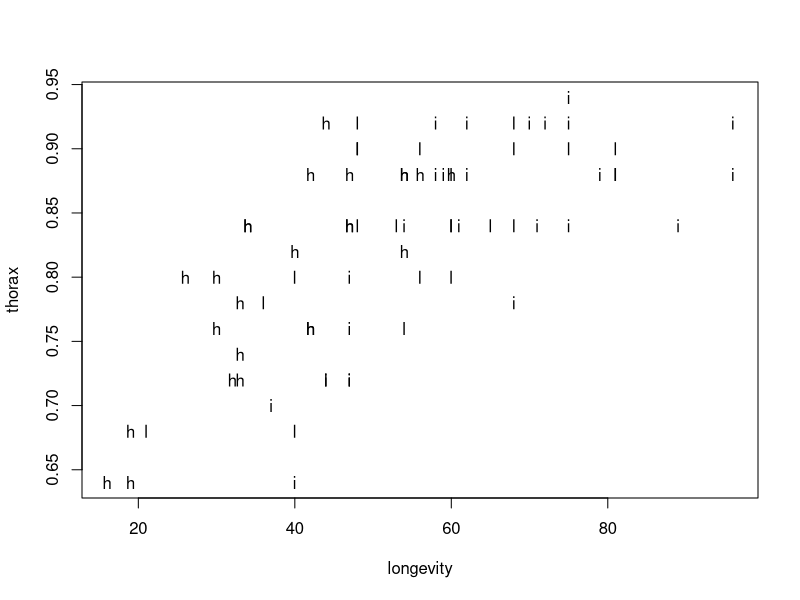
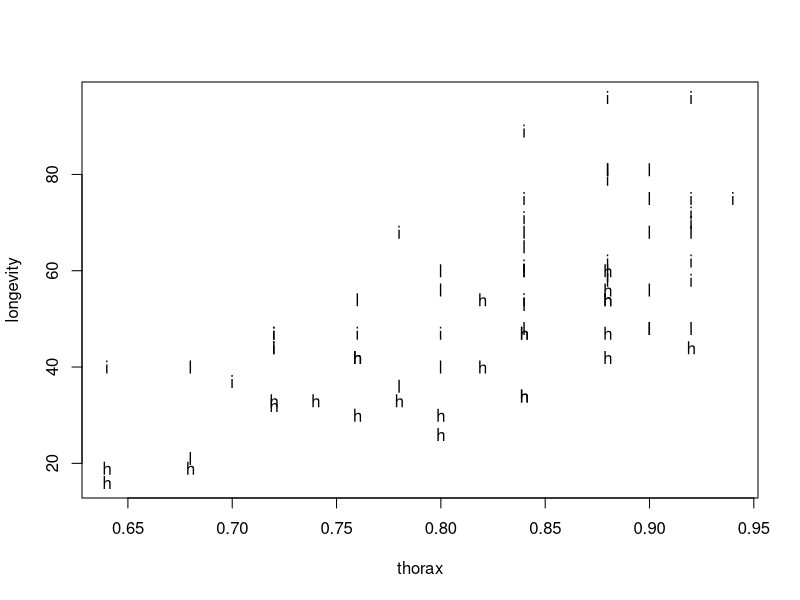
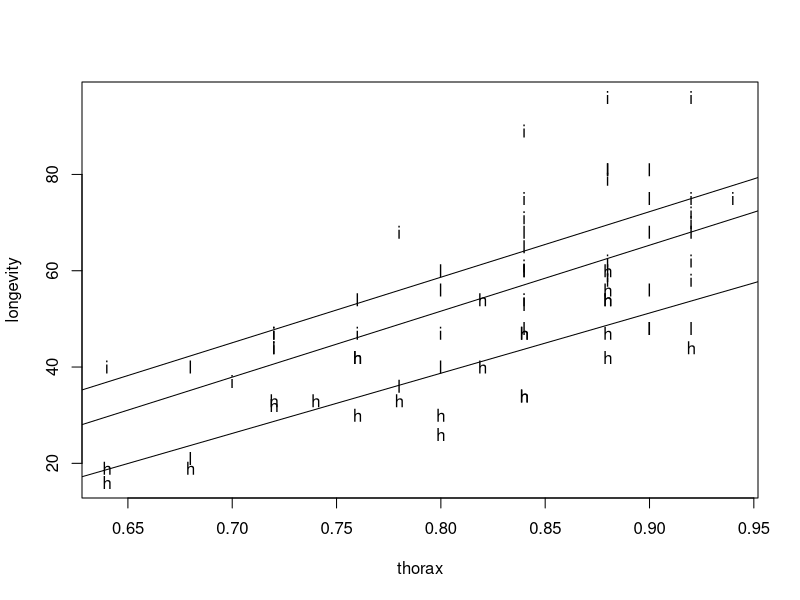
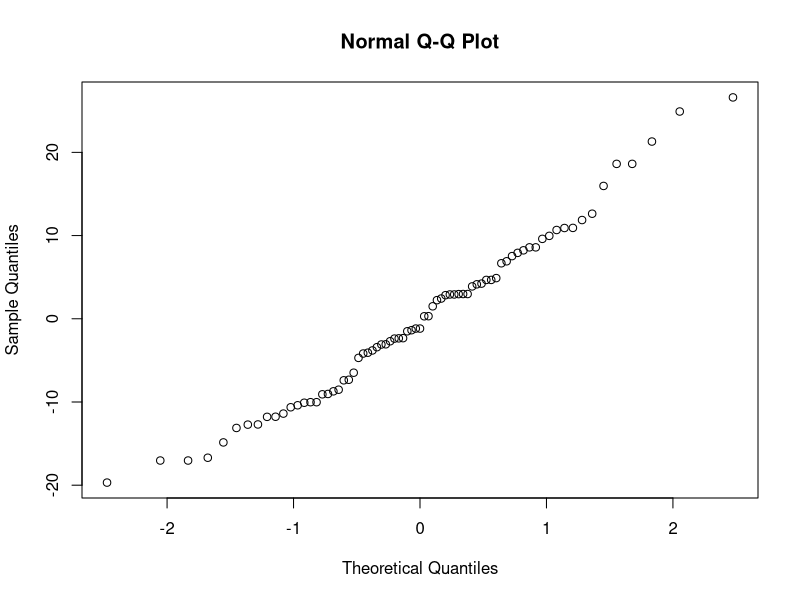
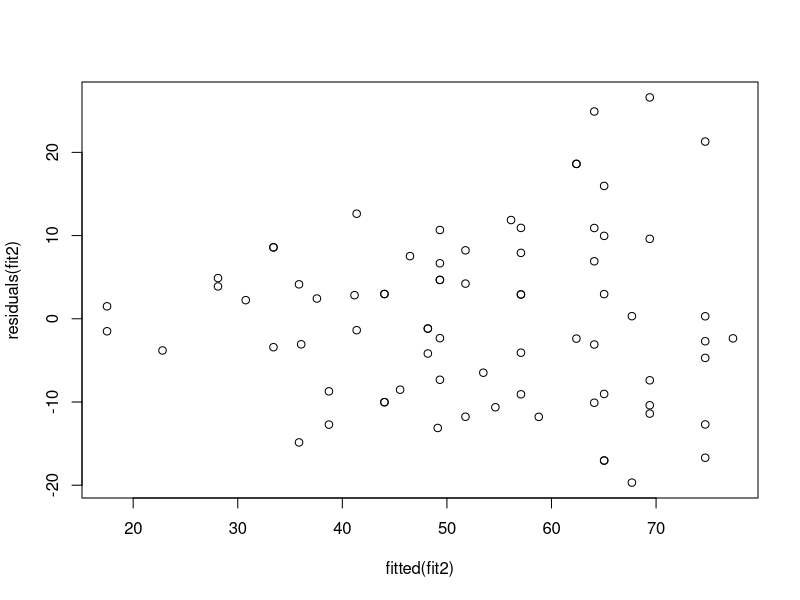
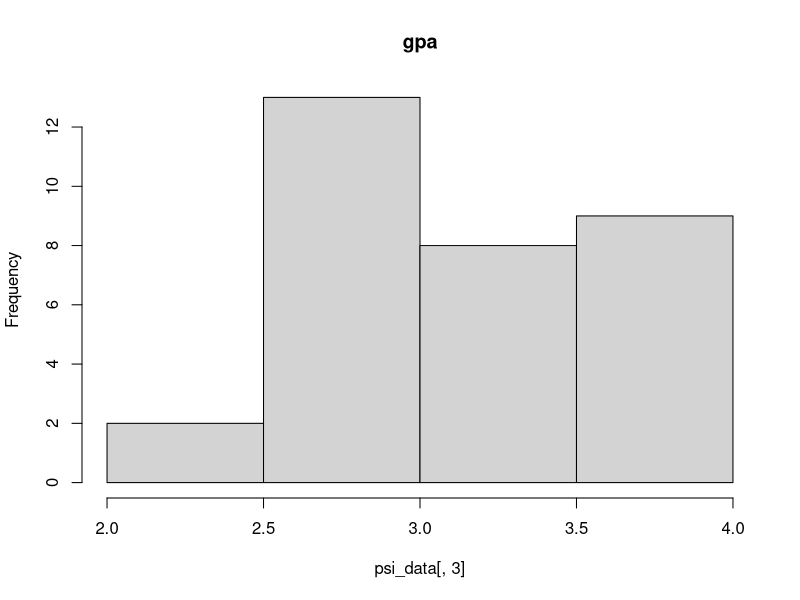
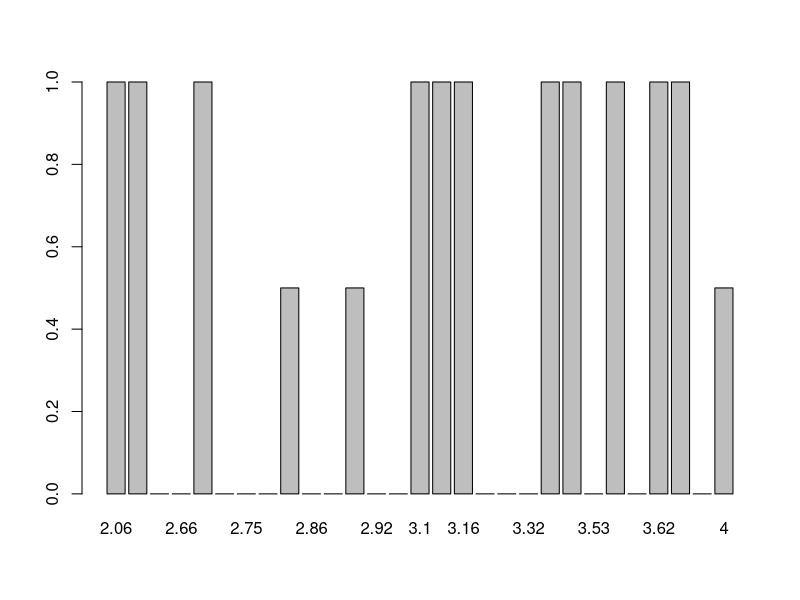
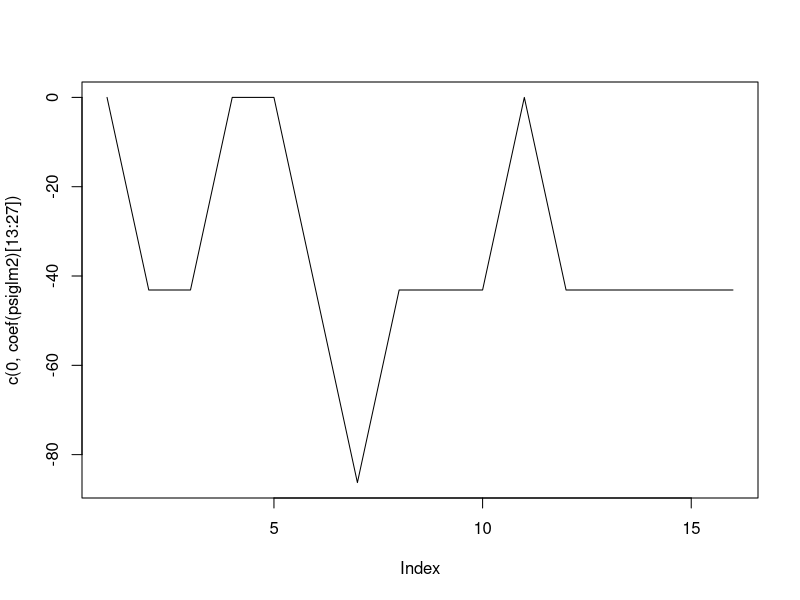

Write R code to recreate these figures, in order.
## ---- chunk 1
fruitflies = read.table('fruitflies.txt',header = TRUE)
attach(fruitflies)
## ---- chunk 2
fruitflies$loglongevity <- log(as.numeric(fruitflies$longevity))
## ---- chunk 3


plot(thorax~longevity,pch=unclass(activity))
plot(longevity~thorax,pch=as.character(activity))
## ---- chunk 4
fit1 = lm(longevity~activity,data=fruitflies)
anova(fit1)
## ---- chunk 5

## ---- chunk 6
fit2= lm(longevity~activity+thorax,data=fruitflies)
anova(fit2)
## ---- chunk 7

## ---- chunk 8
plot(longevity~thorax,pch=unclass(activity))
abline(lm(longevity~thorax,data=fruitflies[fruitflies$activity=='isolated',]))
abline(lm(longevity~thorax,data=fruitflies[fruitflies$activity=='low',]))
abline(lm(longevity~thorax,data=fruitflies[fruitflies$activity=='high',]))
## ---- chunk 9

## ---- chunk 10
qqnorm(residuals(fit2))
plot(fitted(fit2),residuals(fit2))
## ---- chunk 11

## ---- chunk 12
psi_data = read.table('psi.txt',header = TRUE)
## ---- chunk 13
summary(psi_data)
# qqnorm(gpa)
tot=xtabs(~passed+psi,data=psi_data); tot
hist(psi_data[,3],main='gpa')

 round(xtabs(gpa~passed+psi,data=psi_data)/tot,2)
 
totgpa=xtabs(~gpa,data=psi_data)
barplot(xtabs(psi~gpa,data=psi_data)/totgpa)


## ---- chunk 14
psi_data$gpa2=psi_data$gpa^2
psiglm=glm(psi~gpa+gpa2+passed,data=psi_data,family=binomial)
summary(psiglm)

psi_data$gpa=factor(psi_data$gpa)
psi_data$psi=factor(psi_data$psi)
psi_data$passed=factor(psi_data$passed)
psiglm2=glm(psi~gpa+passed,data=psi_data,family=binomial)
summary(psiglm2)


## ---- chunk 15

## ---- chunk 16
plot(c(0,coef(psiglm2)[13:27]),type="l")
## ---- chunk 17

## ---- chunk 18

## ---- chunk 19

## ---- chunk 20

## ---- chunk 21
africa = read.table('africa.txt',header = TRUE)
## ---- chunk 22
par(mfrow=c(4,4))

hist(rpois(10,0.5))
hist(rpois(10,5))
hist(rpois(10,100))
hist(rpois(10,1000))

hist(rpois(100,0.5))
hist(rpois(100,5))
hist(rpois(100,100))
hist(rpois(100,1000))

hist(rpois(1000,0.5))
hist(rpois(1000,5))
hist(rpois(1000,100))
hist(rpois(1000,1000))

hist(rpois(10000,0.5))
hist(rpois(10000,5))
hist(rpois(10000,100))
hist(rpois(10000,1000))

## ---- chunk 23

## ---- chunk 24

## ---- chunk 25

## ---- chunk 26

